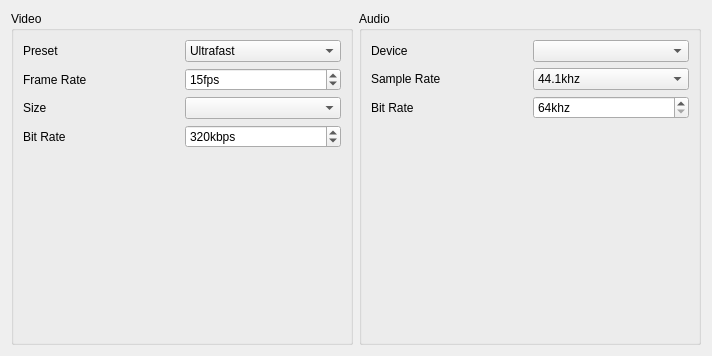
<?xml version="1.0" encoding="UTF-8"?>
<ui version="4.0">
 <class>EncoderTab</class>
 <widget class="QWidget" name="EncoderTab">
  <property name="geometry">
   <rect>
    <x>0</x>
    <y>0</y>
    <width>712</width>
    <height>356</height>
   </rect>
  </property>
  <property name="windowTitle">
   <string>Form</string>
  </property>
  <layout class="QHBoxLayout" name="horizontalLayout">
   <item>
    <widget class="QGroupBox" name="groupBox">
     <property name="title">
      <string>Video</string>
     </property>
     <layout class="QGridLayout" name="gridLayout">
      <item row="1" column="0">
       <widget class="QLabel" name="label">
        <property name="text">
         <string>Frame Rate</string>
        </property>
       </widget>
      </item>
      <item row="1" column="1">
       <widget class="QSpinBox" name="v_framerate_">
        <property name="suffix">
         <string>fps</string>
        </property>
        <property name="minimum">
         <number>1</number>
        </property>
        <property name="maximum">
         <number>60</number>
        </property>
        <property name="value">
         <number>15</number>
        </property>
       </widget>
      </item>
      <item row="2" column="0">
       <widget class="QLabel" name="label_2">
        <property name="text">
         <string>Size</string>
        </property>
       </widget>
      </item>
      <item row="2" column="1">
       <widget class="QComboBox" name="v_size_"/>
      </item>
      <item row="3" column="0">
       <widget class="QLabel" name="label_3">
        <property name="text">
         <string>Bit Rate</string>
        </property>
       </widget>
      </item>
      <item row="0" column="1">
       <widget class="QComboBox" name="v_preset_">
        <item>
         <property name="text">
          <string>Ultrafast</string>
         </property>
        </item>
        <item>
         <property name="text">
          <string>Superfast</string>
         </property>
        </item>
        <item>
         <property name="text">
          <string>Veryfast</string>
         </property>
        </item>
        <item>
         <property name="text">
          <string>Faster</string>
         </property>
        </item>
        <item>
         <property name="text">
          <string>Fast</string>
         </property>
        </item>
        <item>
         <property name="text">
          <string>Medium</string>
         </property>
        </item>
        <item>
         <property name="text">
          <string>Slow</string>
         </property>
        </item>
        <item>
         <property name="text">
          <string>Slower</string>
         </property>
        </item>
        <item>
         <property name="text">
          <string>Veryslow</string>
         </property>
        </item>
       </widget>
      </item>
      <item row="0" column="0">
       <widget class="QLabel" name="label_7">
        <property name="text">
         <string>Preset</string>
        </property>
       </widget>
      </item>
      <item row="3" column="1">
       <widget class="QSpinBox" name="v_bitrate_">
        <property name="suffix">
         <string>kbps</string>
        </property>
        <property name="minimum">
         <number>160</number>
        </property>
        <property name="maximum">
         <number>2048</number>
        </property>
        <property name="value">
         <number>320</number>
        </property>
       </widget>
      </item>
      <item row="4" column="0">
       <spacer name="verticalSpacer">
        <property name="orientation">
         <enum>Qt::Vertical</enum>
        </property>
        <property name="sizeHint" stdset="0">
         <size>
          <width>20</width>
          <height>40</height>
         </size>
        </property>
       </spacer>
      </item>
     </layout>
    </widget>
   </item>
   <item>
    <widget class="QGroupBox" name="groupBox_2">
     <property name="title">
      <string>Audio</string>
     </property>
     <layout class="QGridLayout" name="gridLayout_2">
      <item row="1" column="1">
       <widget class="QComboBox" name="a_samplerate_">
        <item>
         <property name="text">
          <string>44.1khz</string>
         </property>
        </item>
        <item>
         <property name="text">
          <string>22.05khz</string>
         </property>
        </item>
       </widget>
      </item>
      <item row="0" column="1">
       <widget class="QComboBox" name="a_device_"/>
      </item>
      <item row="1" column="0">
       <widget class="QLabel" name="label_5">
        <property name="text">
         <string>Sample Rate</string>
        </property>
       </widget>
      </item>
      <item row="0" column="0">
       <widget class="QLabel" name="label_4">
        <property name="text">
         <string>Device</string>
        </property>
       </widget>
      </item>
      <item row="2" column="0">
       <widget class="QLabel" name="label_6">
        <property name="text">
         <string>Bit Rate</string>
        </property>
       </widget>
      </item>
      <item row="2" column="1">
       <widget class="QSpinBox" name="a_bitrate_">
        <property name="suffix">
         <string>khz</string>
        </property>
        <property name="minimum">
         <number>64</number>
        </property>
        <property name="maximum">
         <number>320</number>
        </property>
       </widget>
      </item>
      <item row="3" column="0">
       <spacer name="verticalSpacer_2">
        <property name="orientation">
         <enum>Qt::Vertical</enum>
        </property>
        <property name="sizeHint" stdset="0">
         <size>
          <width>20</width>
          <height>40</height>
         </size>
        </property>
       </spacer>
      </item>
     </layout>
    </widget>
   </item>
  </layout>
 </widget>
 <resources/>
 <connections/>
</ui>
